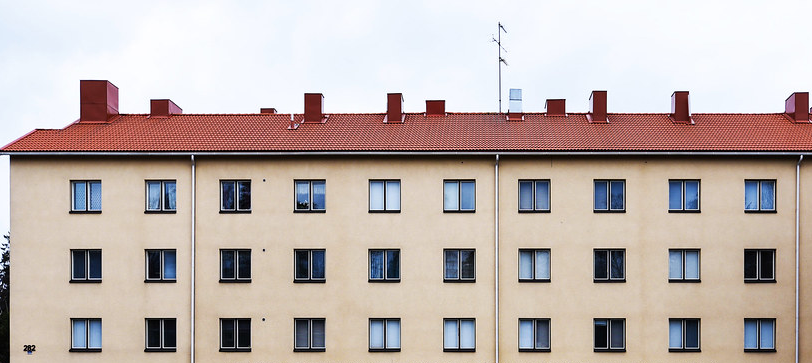
#> input picture Segmentacja i progowanie/Ćwiczenie 2/block.png, 812 x 363 px
$ jupyter execute MKuzniar_Lab3_Cw2.ipynb   (shell and % lines are left out)
#> lines starting #> are read from the running program, lines starting #| are printed output that depends on the picture
# Uzupełnianie punktów krawędzi

### Mirosław Kuźniar, nr indeksu: 248870

[cell 1]
import numpy as np
import cv2 as cv
import matplotlib.pyplot as plt
from PIL import Image
from scipy import signal
from scipy import ndimage

[cell 2]
fname = 'block.png'
image_grayscale = Image.open(fname).convert("L")
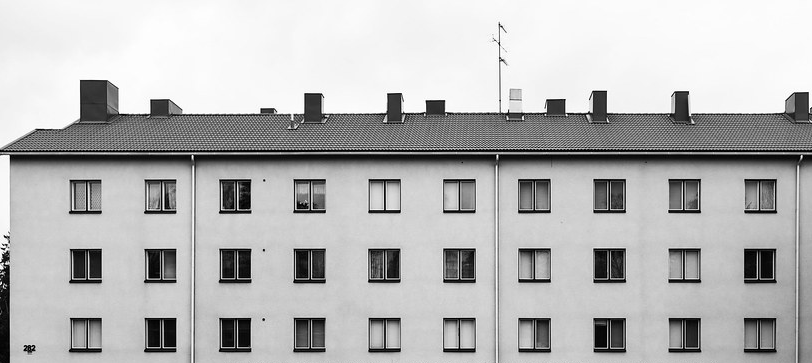
#> image_grayscale: PIL image 812x363 L; min 0, max 255, mean 182.8
image_color = Image.open(fname)
#> image_color is the input picture: PIL image 812x363 RGB; mean R, G, B 192.3, 179.5, 174.9
img_gray = np.asarray(image_grayscale)
img_color = np.asarray(image_color)

##  Uzupełnianie punktów krawędzi z użyciem transformaty Hougha

[cell 3]
canny_edge = cv.Canny(img_gray, 130, 200)
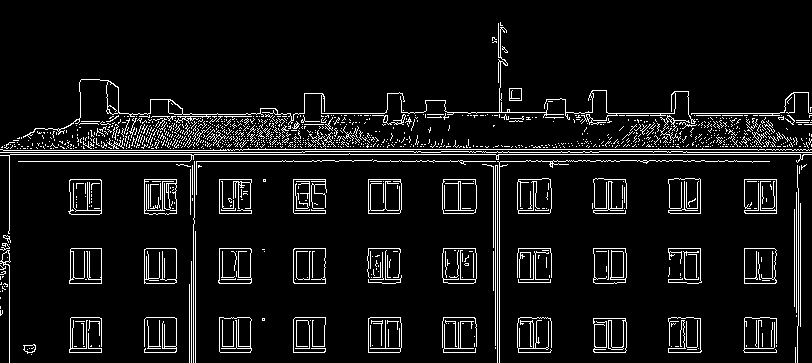
#> canny_edge: shape (363, 812); 7.3% white in thin lines or dots

lines = cv.HoughLinesP(canny_edge, rho = 1,theta = 1*np.pi/180,threshold = 80)
#> lines = 1525 rows, first 6: [350, 154, 495, 154], [294, 161, 311, 161], [243, 149, 757, 149], [0, 152, 301, 152], [18, 161, 189, 161], [760, 210, 776, 210]

N = lines.shape[0]
#> N = 1525
for i in range(N):
    x1 = lines[i][0][0]
    y1 = lines[i][0][1]
    x2 = lines[i][0][2]
    y2 = lines[i][0][3]
    cv.line(img_color,(x1,y1),(x2,y2),(255,0,0),2)
#> this loop made 1525 passes

plt.figure(figsize=(17,25))

plt.subplot(3,1,1)
plt.title("Obraz oryginalny")
plt.imshow(img_gray, cmap='gray', vmin=0, vmax=255)

plt.subplot(3,1,2)
plt.title("Detektor Canny'ego")
plt.imshow(canny_edge, cmap='gray', vmin=0, vmax=255)

plt.subplot(3,1,3)
plt.title("Transformata Hougha")
plt.imshow(img_color, cmap='gray', vmin=0, vmax=255)
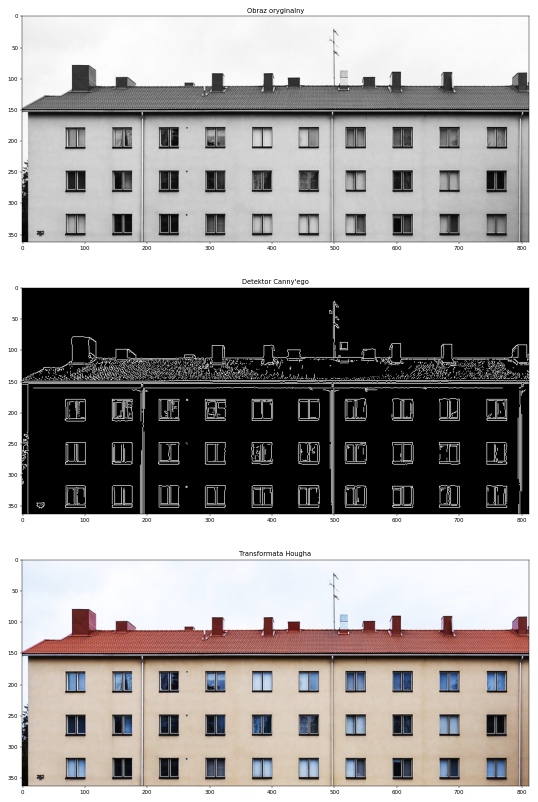
#> figure drawn by matplotlib, 3 panels
